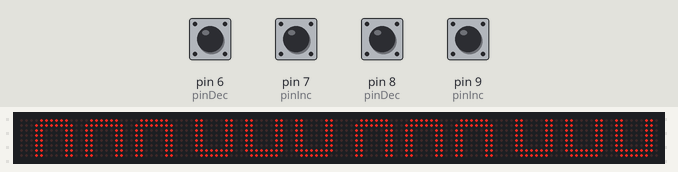
The sketch below on a simulated Arduino Uno, built with avr-gcc and run on an emulated ATmega328P. Shown: 128×8 LED matrix. The inputs (shaded band) are chosen by the test bench; at power-on: pin 6 (pinDec), pin 7 (pinInc), pin 8 (pinDec), pin 9 (pinInc) HIGH.

Above: at 1.2 s.
1.3 s: pin 7 (pinInc) pulled LOW for 1 s
At 3.3 s:
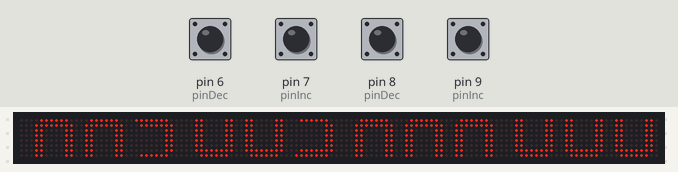
3.8 s: pin 9 (pinInc) pulled LOW for 0.15 s
At 4.3 s:
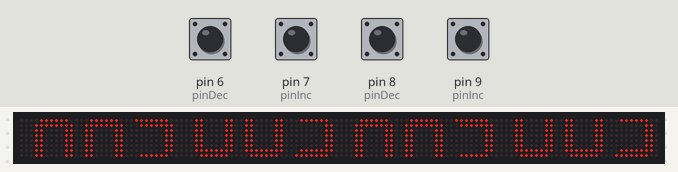
5.4 s: pin 6 (pinDec) pulled LOW for 0.15 s
At 6.7 s:
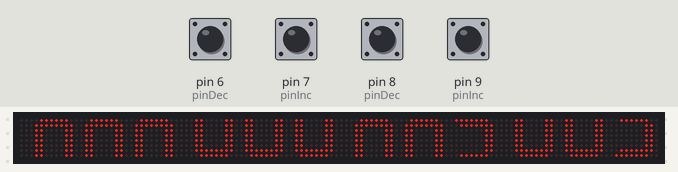
7.0 s: pin 8 (pinDec) pulled LOW for 0.15 s
At 7.08 s:
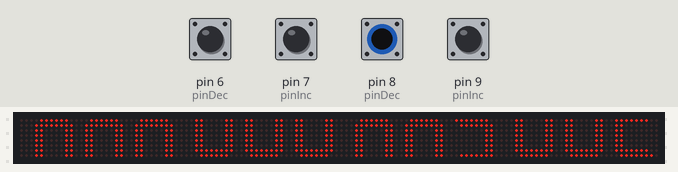
8.6 s: pin 9 (pinInc) pulled LOW for 1 s
At 9.3 s:
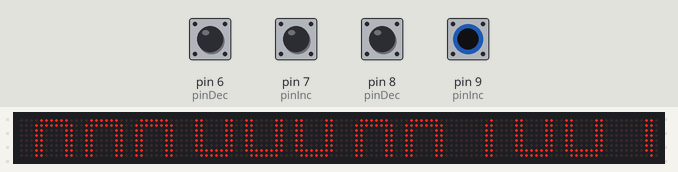
11.1 s: pin 7 (pinInc) pulled LOW for 0.15 s
At 11.18 s:
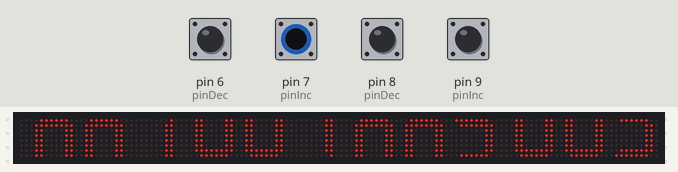
Timing chart, 0 to 13.7 s (numbered marks = the images above; inputs shaded):
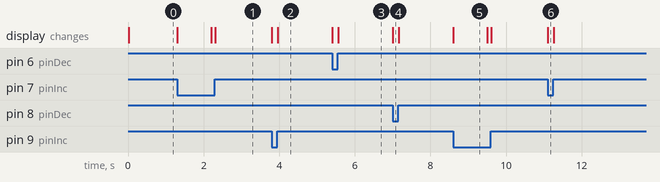

Measured:
- after the input at 1.3 s, the display: first changes at once (image 1 shows a later state)
- after the input at 3.8 s, the display: first changes at once (image 2 shows a later state)
- after the input at 5.4 s, the display: first changes at once (image 3 shows a later state)
- after the input at 7.0 s, the display: changes at once (image 4)
- after the input at 8.6 s, the display: changes at once (image 5)
- after the input at 11.1 s, the display: changes at once (image 6)
- what the display in image 5 shows lasts 0.9 s, from 8.6 s to 9.5 s

The sketch:

Parola_Double_Height_Scoreboard.ino
```cpp
// Demonstrates using double height to create a scoreboard using Parola.
//
// Each score has 2 zones, an upper and a lower zone to display the top and bottom
// sections of the double height score. The numeric font is a fixed font with
// just the numbers required to display scores.
//
// The upper and lower portions are 'stacked' on top of each other
// so that the module numbers are in the sequence shown below:
//
// * Modules (like FC-16) that can fit over each other with no gap
//  n n-1 n-2 ... n/2+1   <- this direction top row
//  n/2 ... 3  2  1  0    <- this direction bottom row
//
// * Modules (like Generic and Parola) that cannot fit over each other with no gap
//  n/2+1 ... n-2 n-1 n   -> this direction top row
//  n/2 ... 3  2  1  0    <- this direction bottom row
//
// Each font displays letters for either top or bottom half of the message. Sending the
// same string to both zones creates the complete message
// on the display.
//
// MD_MAX72XX library can be found at https://github.com/MajicDesigns/MD_MAX72XX
// MD_UISwitch library can be found at https://github.com/MajicDesigns/MD_UISwitch
//

#include <MD_Parola.h>
#include <MD_MAX72xx.h>
#include <MD_UISwitch.h>
#include <SPI.h>
#include "Font_Data.h"

#define DEBUG 0

#if DEBUG
#define PRINT(s, v)   { Serial.print(F(s)); Serial.print(v); }      ///< Print a string followed by a value (decimal)
#define PRINTX(s, v)  { Serial.print(F(s)); Serial.print(v, HEX); } ///< Print a string followed by a value (hex)
#define PRINTS(s)     { Serial.print(F(s)); }                       ///< Print a string
#else
#define PRINT(s, v)   ///< Print a string followed by a value (decimal)
#define PRINTX(s, v)  ///< Print a string followed by a value (hex)
#define PRINTS(s)     ///< Print a string
#endif


// Define the number of devices we have in the chain and the hardware interface
// NOTE: These pin numbers will probably not work with your hardware and may
// need to be adapted
const MD_MAX72XX::moduleType_t HARDWARE_TYPE = MD_MAX72XX::FC16_HW;
const uint8_t NUM_ZONES = 4;
const uint8_t ZONE_SIZE = 4;
const uint8_t MAX_DEVICES = (NUM_ZONES * ZONE_SIZE);

const uint8_t CLK_PIN = 13;
const uint8_t DATA_PIN = 11;
const uint8_t CS_PIN = 10;

// HARDWARE SPI
MD_Parola P = MD_Parola(HARDWARE_TYPE, CS_PIN, MAX_DEVICES);
// SOFTWARE SPI
//MD_Parola P = MD_Parola(HARDWARE_TYPE, DATA_PIN, CLK_PIN, CS_PIN, MAX_DEVICES);

// Other global variables
bool invertUpperZone = false; // Hardware type adaptation

const uint8_t NUM_SCORES = 2;   // Number of scores displayed
const uint8_t NUM_DIGITS = 3;   // Maximum number of decimal digits in the score
uint16_t maxScore;              // Maximum score displayed, calculated from number of digits
uint16_t score[NUM_SCORES] = { 0 };   // Running score registers
char mesg[NUM_SCORES][NUM_DIGITS+1];  // Persistent message buffer with the score to be displayed

const uint8_t SCORE_BASE_ZONE[NUM_SCORES] = { 0, 2 };    // Scores base zone number, add in UPPER and LOWER
const uint8_t ZONE_UPPER = 1;
const uint8_t ZONE_LOWER = 0;

// Hardware and objects for score inc/dec input switches
// if NUM_SCORES is changed the number of pins in the array will need to be adjusted
uint8_t pinInc[NUM_SCORES] = { 9, 7 };   // increment score pins
uint8_t pinDec[NUM_SCORES] = { 8, 6 };   // decrement score pins

MD_UISwitch_Digital scoreInc(pinInc, NUM_SCORES);
MD_UISwitch_Digital scoreDec(pinDec, NUM_SCORES);

void updateDisplay(uint8_t scoreIdx)
{
  char *p = &mesg[scoreIdx][NUM_DIGITS];
  uint16_t s = score[scoreIdx];  // temp score for arithmetic

  *p-- = '\0';    // terminate the string, we work backwards through the buffer

  for (uint8_t j = 0; j < NUM_DIGITS; j++)
  {
    *p-- = (s % 10) + '0';   // ascii digit for the lowest digit
    s /= 10;
  }

  PRINT("\nMesg[", scoreIdx);
  PRINT("]:'", mesg[scoreIdx]);
  PRINTS("'");

  P.displayZoneText(SCORE_BASE_ZONE[scoreIdx]+ZONE_LOWER, mesg[scoreIdx], PA_RIGHT, P.getSpeed(), 0, PA_PRINT, PA_NO_EFFECT);
  P.displayZoneText(SCORE_BASE_ZONE[scoreIdx]+ZONE_UPPER, mesg[scoreIdx], PA_RIGHT, P.getSpeed(), 0, PA_PRINT, PA_NO_EFFECT);
  P.synchZoneStart();
}

void setup(void)
{
#if DEBUG
  Serial.begin(57600);
#endif
  PRINTS("\n[Scoreboard Example]");

  invertUpperZone = (HARDWARE_TYPE == MD_MAX72XX::GENERIC_HW || HARDWARE_TYPE == MD_MAX72XX::PAROLA_HW);

  // initialise the inc/dec switches
  scoreInc.begin();
  scoreDec.begin();
  scoreInc.enableDoublePress(false);
  scoreDec.enableDoublePress(false);
  scoreInc.enableLongPress(false);
  scoreDec.enableLongPress(false);
  //scoreInc.enableRepeat(false);
  //scoreDec.enableRepeat(false);

  // initialise the LED display
  P.begin(NUM_ZONES);

  // Set up zones for 2 halves of the display
  // Each zone gets a different font, making up the top and bottom half of each letter
  for (uint8_t i = 0; i < NUM_SCORES; i++)
  {
    uint8_t z = (i * 2 * ZONE_SIZE);

    P.setZone(SCORE_BASE_ZONE[i] + ZONE_LOWER, z, z + ZONE_SIZE - 1);
    P.setZone(SCORE_BASE_ZONE[i] + ZONE_UPPER, z + ZONE_SIZE, z + (ZONE_SIZE * 2) - 1);

    P.setFont(SCORE_BASE_ZONE[i] + ZONE_LOWER, NumFontLower);
    P.setFont(SCORE_BASE_ZONE[i] + ZONE_UPPER, NumFontUpper);

    if (invertUpperZone)
    {
      P.setZoneEffect(SCORE_BASE_ZONE[i] + ZONE_UPPER, true, PA_FLIP_UD);
      P.setZoneEffect(SCORE_BASE_ZONE[i] + ZONE_UPPER, true, PA_FLIP_LR);
    }
  }
  P.setCharSpacing(0); // spacing is built into the font definition

  // work out the maximum score that can be displayed based on number of digits
  maxScore = 0;
  for (uint8_t i = 0; i < NUM_DIGITS; i++)
    maxScore = (maxScore * 10) + 9;       // 9999...
  PRINT("\nMax score ", maxScore);

  // initialise the displayed number
  for (uint8_t i = 0; i < NUM_SCORES; i++)
    updateDisplay(i);
}

void loop(void)
{
  uint8_t pinIdx;
  int8_t scoreIdx = -1;

  // Handle the input switches to increment/decrement
  if (scoreInc.read() != MD_UISwitch::KEY_NULL)
  {
    pinIdx = scoreInc.getKey();

    for (uint8_t i = 0; i < NUM_SCORES; i++)
    {
      if (pinIdx == pinInc[i])
      {
        scoreIdx = i;
        break;
      }
    }
    PRINT("\nInc score[", scoreIdx);
    if (scoreIdx != -1)
    {
      if (score[scoreIdx] < maxScore) score[scoreIdx]++;
      PRINT("]=", score[scoreIdx]);
    }
    updateDisplay(scoreIdx);
  }
  else if (scoreDec.read() != MD_UISwitch::KEY_NULL)
  {
    pinIdx = scoreDec.getKey();

    for (uint8_t i = 0; i < NUM_SCORES; i++)
    {
      if (pinIdx == pinDec[i])
      {
        scoreIdx = i;
        break;
      }
    }
    PRINT("\nDec score[", scoreIdx);
    if (scoreIdx != -1)
    {
      if (score[scoreIdx] > 0) score[scoreIdx]--;
      PRINT("]=", score[scoreIdx]);
    }
    updateDisplay(scoreIdx);
  }

  // Always run the display animation, we don't care when it completes
  P.displayAnimate();
}
```

Source omitted: Font_Data.h (data table, 1487 bytes)
